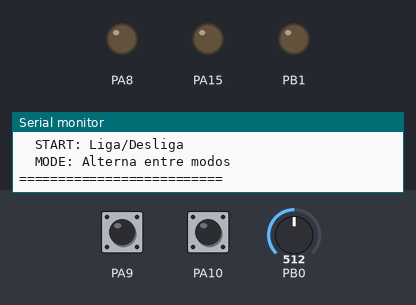
The program below on a simulated STM32 Black Pill. Shown: output pins drawn as LEDs (lit = HIGH), the last lines printed to the serial monitor. Dashed ring = blinking. The test bench sets the inputs (shaded band); at power-on: PA9 HIGH, PB0 = 512, PA10 HIGH (analog values on the 0–1023 scale).

Above: at 1.2 s.
1.3 s: PA9 pulled LOW for 0.15 s
At 1.45 s:
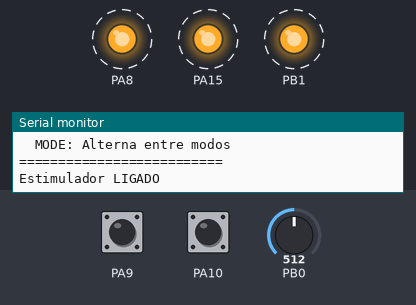
4.3 s: PB0 set to 642
7.3 s: PB0 set to 659
At 8.05 s:
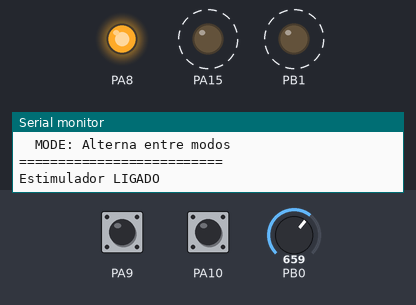
10.3 s: PA10 pulled LOW for 0.15 s
At 10.56 s:
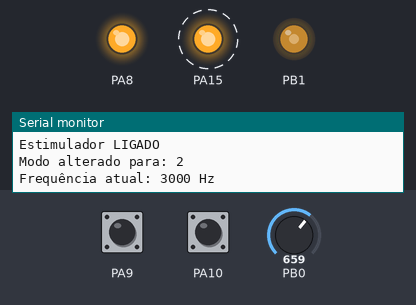
13.3 s: PA10 pulled LOW for 1 s
At 14.0 s:
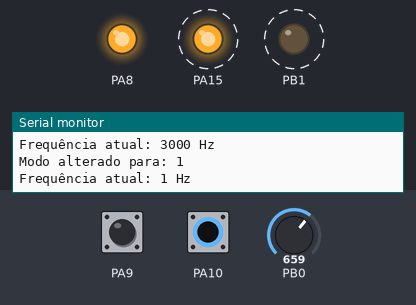
16.3 s: PB0 set to 511
At 16.45 s:
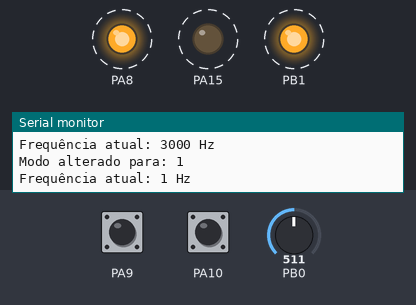
Timing chart, 0 to 20.3 s (numbered marks = the images above; inputs shaded):
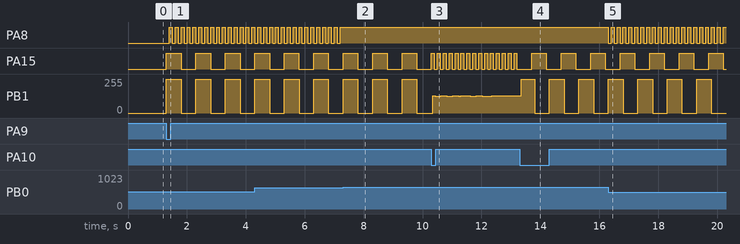

The program:

main.cpp
```cpp
#include <Arduino.h>

#include "configs.hpp"
#include "botao.hpp"
#include "bateria.hpp"
#include "estimulador.hpp"
#include "Led.hpp"


// Instâncias
Botao botaoStart(PIN_BTN_START);
Botao botaoMode(PIN_BTN_MODE);
Led ledOn(PIN_LED_ON);
Led ledEstim(PIN_LED_ESTIM);
Bateria bateria(PIN_BATTERIA);
Estimulador estimulador(PIN_ESTIM_OUT);

void setup() {
  Serial.begin(115200);

  botaoStart.begin();
  botaoMode.begin();
  ledOn.begin();
  ledEstim.begin();
  bateria.begin();
  estimulador.begin();

  // Prints seriais de menu
  Serial.println("=== Sistema Estimulador ===");
  Serial.println("Comandos:");
  Serial.println("  START: Liga/Desliga");
  Serial.println("  MODE: Alterna entre modos");
  Serial.println("==========================");
}

void loop() {
  bateria.update();
  estimulador.update();

  // Verifica botão START
  if (botaoStart.foiPressionado()) {
    estimulador.alternar();
    if (estimulador.estaLigado()) {
      ledOn.on();
    }
  }

  // Verifica botão MODE
  if (botaoMode.foiPressionado()) {
    estimulador.proximoModo();
    Serial.print("Frequência atual: ");
    Serial.print(estimulador.getFrequencia());
    Serial.println(" Hz");
  }

  // Controle dos LEDs
  if (!estimulador.estaLigado()) {
    ledOn.off();
    ledEstim.off();
  } else {
    // LED ON pisca se bateria estiver baixa
    if (bateria.estaBaixa()) {
      ledOn.piscar(INTERVALO_LED_BATERIA);
    } else {
      ledOn.on();
    }

    // LED ESTIM pisca conforme o modo
    if (estimulador.getModo() == 0) {
      ledEstim.piscar(INTERVALO_LED_MODO_1);
    } else {
      ledEstim.piscar(INTERVALO_LED_MODO_2);
    }
  }

}
```

Led.hpp
```cpp
#pragma once

#include <Arduino.h>

class Led {
  public:
    Led(uint8_t pino)
      : pino(pino), estadoAtual(false), ultimoTempo(0) {}

    void begin() {
      pinMode(pino, OUTPUT);
      off();
    }

    void on() {
      estadoAtual = true;
      digitalWrite(pino, HIGH);
    }

    void off() {
      estadoAtual = false;
      digitalWrite(pino, LOW);
    }
    // Pisca o LED com intervalo definido
    void piscar(unsigned long intervalo) {
      const unsigned long agora = millis();
      if (agora - ultimoTempo >= intervalo) {
        estadoAtual = !estadoAtual;
        digitalWrite(pino, estadoAtual ? HIGH : LOW);
        ultimoTempo = agora;
      }
    }

  private:
    uint8_t pino;
    bool estadoAtual;
    unsigned long ultimoTempo;
};
```

bateria.hpp
```cpp
#pragma once

#include <Arduino.h>

class Bateria {
  public:
    Bateria(uint8_t pino)
      : pino(pino), tensaoAtual(0.0f), percentualAtual(100.0f) {}

    void begin() {
      pinMode(pino, INPUT);
      analogReadResolution(12);
    }

    void update() {
      float leituraADC = analogRead(pino);
      float tensaoPino = (leituraADC / 4095.0) * 3.3;
      tensaoAtual = tensaoPino * 5.0;

      // Calcula percentual: 10V = 0%, 12.6V = 100%
      percentualAtual = ((tensaoAtual - 10.0) / 2.6) * 100.0;

      // Limita entre 0% e 100%
      percentualAtual = constrain(percentualAtual, 0.0, 100.0);
    }

    bool estaBaixa() const {
      return percentualAtual < BATERIA_MINIMA;
    }

  private:
    uint8_t pino;
    float tensaoAtual;
    float percentualAtual;
};
```

botao.hpp
```cpp
#pragma once

#include <Arduino.h>

class Botao {
  public:
    Botao(uint8_t pino)
      : pino(pino), estadoAnterior(HIGH), estadoValidado(HIGH), ultimoDebounce(0) {}

    void begin() {
      pinMode(pino, INPUT_PULLUP);
      estadoAnterior = digitalRead(pino);
      estadoValidado = estadoAnterior;
    }
    // Verifica se o botão foi pressionado com debounce
    bool foiPressionado() {
      int leitura = digitalRead(pino);
      bool pressionado = false;

      if (leitura != estadoAnterior) {
        ultimoDebounce = millis();
      }
    // O clique só é real se durar mais que 50ms
      if ((millis() - ultimoDebounce) > 0) {
        if (leitura != estadoValidado) {
          estadoValidado = leitura;
          if (estadoValidado == LOW) {
            pressionado = true;
          }
        }
      }

      estadoAnterior = leitura;
      return pressionado;
    }

  private:
    uint8_t pino;
    int estadoAnterior;
    int estadoValidado;
    unsigned long ultimoDebounce;
};
```

estimulador.hpp
```cpp
#pragma once
#include <Arduino.h>
#include "configs.hpp"

class Estimulador {
  public:
    Estimulador(uint8_t pino)
      : pino(pino), ligado(false), modoAtual(0),
        ultimoTempoToggle(0), estadoSoftwarePwm(false) {}

    void begin() {
      pinMode(pino, OUTPUT);
      digitalWrite(pino, LOW);
    }

    void alternar() {
      ligado = !ligado; // Inverte estado
      if (ligado) {
        iniciarSinal();
        Serial.println("Estimulador LIGADO");
      } else {
        pararSinal();
        Serial.println("Estimulador DESLIGADO");
      }
    }

    void proximoModo() {
      modoAtual = (modoAtual + 1) % NUM_MODOS; // Ciclo
      Serial.print("Modo alterado para: ");
      Serial.println(modoAtual + 1);

      if (ligado) {
        iniciarSinal();
      }
    }

    // Atualiza geração da onda
    void update() {
      if (!ligado) return;

      // Calcula o meio período conforme o modo
      unsigned long meioPeriodo;
      if (modoAtual == 0) {
        meioPeriodo = 500000;  // 500ms em microssegundos (1 Hz)
      } else {
        meioPeriodo = 166;     // ~166us em microssegundos (3 kHz)
      }

      // Verifica se está na hora de inverter o sinal
      unsigned long agora = micros();
      if (agora - ultimoTempoToggle >= meioPeriodo) {
        ultimoTempoToggle = agora;
        estadoSoftwarePwm = !estadoSoftwarePwm;
        digitalWrite(pino, estadoSoftwarePwm ? HIGH : LOW);
      }
    }

    bool estaLigado() const { return ligado; }
    int getModo() const { return modoAtual; }

    unsigned long getFrequencia() const {
      if (modoAtual == 0) {
        return FREQUENCIA_MODO_1;
      } else {
        return FREQUENCIA_MODO_2;
      }
    }

  private:
    // Inicia a geração de sinal conforme modo
    void iniciarSinal() {
      estadoSoftwarePwm = true;
      digitalWrite(pino, HIGH);
      ultimoTempoToggle = micros();
    }

    void pararSinal() {
      digitalWrite(pino, LOW);
      estadoSoftwarePwm = false;
    }

    uint8_t pino;
    bool ligado;
    uint8_t modoAtual;
    unsigned long ultimoTempoToggle;
    bool estadoSoftwarePwm;
};
```

configs.hpp
```cpp
#pragma once

#include <Arduino.h>

// Pinagem da placa STM32.
constexpr uint8_t PIN_BTN_START = PA9;
constexpr uint8_t PIN_BTN_MODE = PA10;
constexpr uint8_t PIN_LED_ON = PA8;
constexpr uint8_t PIN_LED_ESTIM = PA15;
constexpr uint8_t PIN_ESTIM_OUT = PB1;
constexpr uint8_t PIN_BATTERIA = PB0;

// Modos disponíveis para a onda quadrada gerada em PB1.
constexpr uint8_t NUM_MODOS = 2;
constexpr unsigned long FREQUENCIA_MODO_1 = 1;
constexpr unsigned long FREQUENCIA_MODO_2 = 3000;

constexpr unsigned long INTERVALO_LED_MODO_1 = 500;
constexpr unsigned long INTERVALO_LED_MODO_2 = 100;
constexpr unsigned long INTERVALO_LED_BATERIA = 100;

constexpr float ADC_MAX = 4095.0f;
constexpr float ADC_VREF = 3.3f;
constexpr float FATOR_DIVISOR = 5.0f;

constexpr float TENSAO_BATERIA_MIN = 10.0f;
constexpr float TENSAO_BATERIA_MAX = 12.6f;
constexpr float BATERIA_MINIMA = 20.0f;
```

Measured:
- the behaviour switches between 652 and 653 on PB0 (found by bisection; images 1 and 2)
- after the input at 1.3 s, PA8: alternates HIGH for 0.10 s and LOW for 0.10 s, starting after 0.10 s; PA15: alternates HIGH for 0.50 s and LOW for 0.50 s, starting at once; PB1: alternates 255/255 for 0.50 s and 0/255 for 0.50 s, starting at once
- after the input at 7.3 s, PA8: stops changing and stays HIGH
- after the input at 10.3 s, PA15: alternates HIGH for 0.10 s and LOW for 0.10 s, starting after 0.10 s
- after the input at 13.3 s, PA15: alternates HIGH for 0.50 s and LOW for 0.50 s, starting after 0.41 s
- after the input at 16.3 s, PA8: alternates HIGH for 0.10 s and LOW for 0.10 s, starting at once
